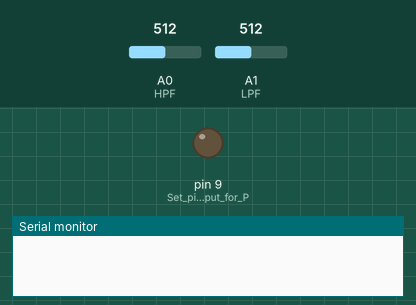
This sketch was run on a simulated Arduino Uno, built with avr-gcc and run on an emulated ATmega328P. Parts: output pins drawn as LEDs (lit = HIGH), the last lines printed to the serial monitor. Inputs (shaded band) come from the test bench; at power-on: A0 (HPF) = 512, A1 (LPF) = 512.

Above: at 0.1 s.
At 1.2 s:
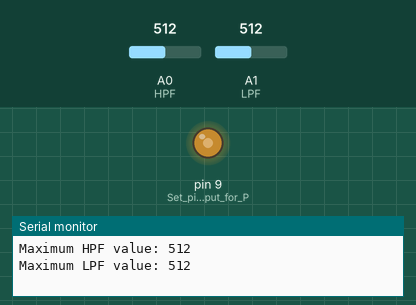
Timing chart, 0 to 2.7 s (numbered marks = the images above):
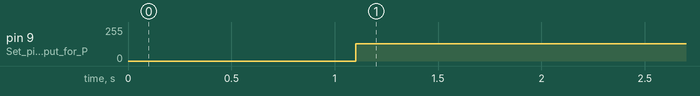

The sketch:

calc_HPF_LPF.ino
```cpp
const int HPF = A0;
const int LPF = A1;
const int SAMPLE_DURATION_MS = 100;
const int SAMPLE_FREQUENCY_HZ = 500;
const int REPEAT_INTERVAL_MS = 1000;

unsigned long lastSampleTime = 0;
unsigned long lastRepeatTime = 0;
int hpfMax = 0;
int lpfMax = 0;

void setup() {
  pinMode(HPF, INPUT);
  pinMode(LPF, INPUT);
  pinMode(9, OUTPUT);  // Set pin 9 as output for PWM
  Serial.begin(9600);
}

void loop() {
  unsigned long currentTime = millis();

  // Check if it's time to start a new sample period
  if (currentTime - lastRepeatTime >= REPEAT_INTERVAL_MS) {
    lastRepeatTime = currentTime;
    lastSampleTime = currentTime;

    // Reset max values
    hpfMax = 0;
    lpfMax = 0;

    // Start sampling
    unsigned long startTime = currentTime;

    while (currentTime - startTime < SAMPLE_DURATION_MS) {
      currentTime = millis();

      int hpfcurrentValue = analogRead(HPF);
      int lpfcurrentValue = analogRead(LPF);

      // Update max value if needed
      hpfMax = max(hpfMax, hpfcurrentValue);
      lpfMax = max(lpfMax, lpfcurrentValue);
    }

    Serial.print("Maximum HPF value: ");
    Serial.println(hpfMax);
    Serial.print("Maximum LPF value: ");
    Serial.println(lpfMax);

    // Generate PWM signal on pin 9 at 490 Hz
    analogWrite(9, 128);  // Duty cycle of 50% (128 out of 255)
  }
}
```

Measured:
- by itself, pin 9 (Set_pin_9_as_output_for_P): 0/255 → 128/255 at 1.1 s
